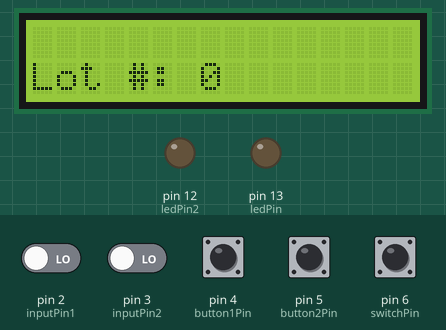
This sketch was run on a simulated Arduino Uno, built with avr-gcc and run on an emulated ATmega328P. Parts: 16×2 character LCD, output pins drawn as LEDs (lit = HIGH). The test bench sets the inputs (shaded band); at power-on: pin 6 (switchPin) HIGH, pin 2 (inputPin1), pin 3 (inputPin2), pin 4 (button1Pin), pin 5 (button2Pin) LOW. What the sketch prints to the serial monitor is not drawn.

Above: at 3.2 s.
3.3 s: pin 4 (button1Pin) pulled HIGH for 0.15 s
At 4.6 s:
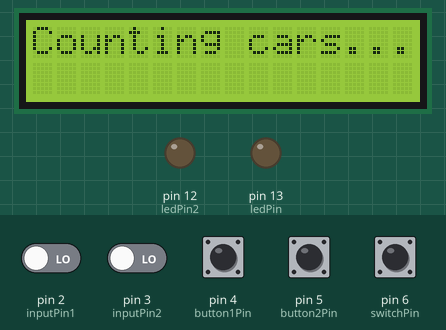
6.4 s: pin 2 (inputPin1) driven HIGH
At 7.4 s:
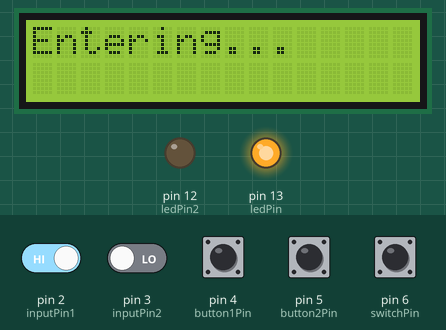
9.4 s: pin 6 (switchPin) pulled LOW for 0.15 s
At 10.3 s:
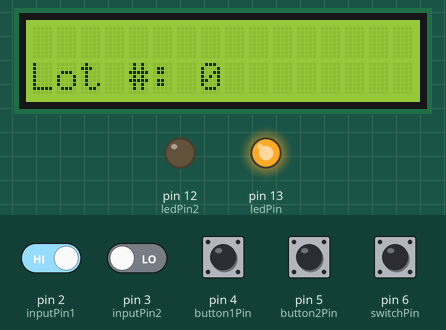
12.5 s: pin 5 (button2Pin) pulled HIGH for 0.15 s
At 13.3 s:
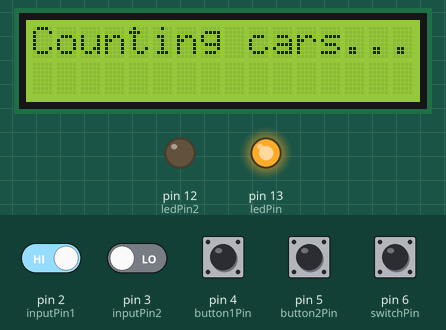
15.6 s: pin 6 (switchPin) pulled LOW for 1 s
At 17.1 s:
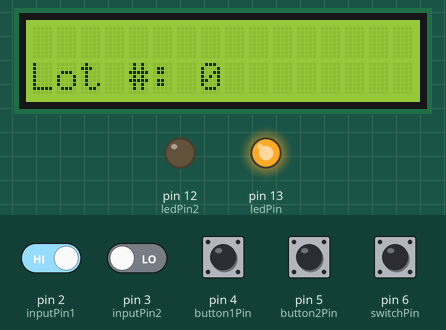
19.6 s: pin 4 (button1Pin) pulled HIGH for 1 s
At 20.1 s:
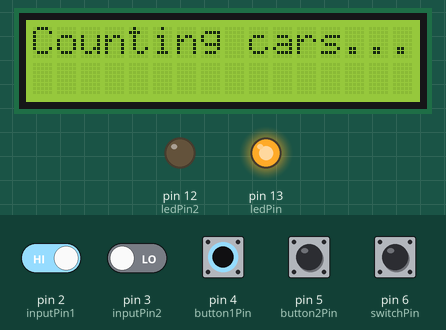
Timing chart, 0 to 22.6 s (numbered marks = the images above; inputs shaded):
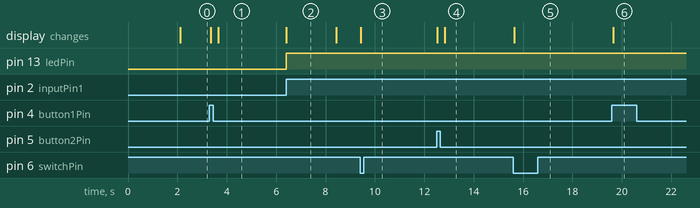

Measured:
- after the input at 3.3 s, the display: first changes after 0.05 s (image 1 shows a later state)
- after the input at 6.4 s, pin 13 (ledPin): LOW → HIGH at once; the display: changes at once (image 2)
- after the input at 9.4 s, the display: changes at once (image 3)
- after the input at 12.5 s, the display: first changes at once (image 4 shows a later state)
- after the input at 15.6 s, the display: changes after 0.05 s (image 5)
- after the input at 19.6 s, the display: changes after 0.05 s (image 6)
- what the display in image 2 shows lasts 2.0 s, from 6.4 s to 8.4 s

The sketch:

fullcounter.ino
```cpp
#include <Wire.h>
#include <LiquidCrystal_I2C.h>
// Set the LCD I2C address and pin config (may need to change 3 to 8 depending on I2C board model)
LiquidCrystal_I2C lcd(0x27, 2, 1, 0, 4, 5, 6, 7, 3, POSITIVE);

//Variables for setting lot number
const int button1Pin = 4;
const int button2Pin = 5;
const int switchPin = 6;
int btn1State = 0;
int btn2State = 0;
int prevBtn1 = 0;
int prevBtn2 = 0;
int switchState = 0;
int prevSwState = 0;
int lotNum = 0;
int tens = 0;
int ones = 0;
char lotNumBuf[16];
char serialBuf[10];

//Variables for sensors
int ledPin = 13;  // LEDs for debugging
int ledPin2 = 12;
int inputPin1 = 2;  // Sensor pins
int inputPin2 = 3;
int pirState = LOW; // Initial sensor states
int pirState2 = LOW;
int val = 0;
int val2 = 0;
int hit1 = 0, hit2 = 0;

unsigned long timeout;

/**
  Setup function which initializes the LCD
  and sets the modes for all necessary pins.
  @return void
*/
void setup()
{
  pinMode(ledPin, OUTPUT);
  pinMode(ledPin2, OUTPUT);
  pinMode(inputPin1, INPUT);
  pinMode(inputPin2, INPUT);
  Serial.begin(9600);
  lcd.begin(16, 2);
  lcd.clear();
  lcd.backlight();
  lcd.print("Car Counter v1.5");
  delay(2000);
}

/**
  Main loop function which either sets the lot number or reads
  from the sensors depending on the state of the switch.
  @return void
*/
void loop()
{
  prevSwState = switchState;
  switchState = digitalRead(switchPin);

  //Set the lot number if triggered by the switch or no lot number is set
  if (switchState == LOW || lotNum == 0) {
    setLotNum();
  } else {
    if (prevSwState == LOW) {
      //Since println doesn't support formatting, send formatted string to buffer and send it over the serial port.
      sprintf(serialBuf, "lot%d", lotNum);
      Serial.println(serialBuf);
    }
    readSensors();
    lcd.clear();
    lcd.print("Counting cars...");
  }
}

/**
  This function reads from the sensors and sends a signal to the serial port
  for each entry/exit. LEDs for each sensor are activated when motion is detected.
  @return void
*/
void readSensors() {
  lcd.clear();
  val = digitalRead(inputPin1);
  val2 = digitalRead(inputPin2);

  if (val == HIGH) {
    digitalWrite(ledPin, HIGH);
    if (pirState == LOW) {
      // Sensor tripped
      Serial.println("Entering...");
      lcd.print("Entering...");
      hit1 = 1;
      pirState = HIGH;
      timeout = millis() + 2000;
    }
  } else {
    digitalWrite(ledPin, LOW);
    if (pirState == HIGH) {
      // Reset state once motion stops
      pirState = LOW;
    }
  }

  if (val2 == HIGH) {
    digitalWrite(ledPin2, HIGH);
    if (pirState2 == LOW) {
      // Sensor tripped
      Serial.println("Exiting...");
      lcd.print("Exiting...");
      hit2 = 1;
      pirState2 = HIGH;
      timeout = millis() + 2000;
    }
  } else {
    digitalWrite(ledPin2, LOW);
    if (pirState2 == HIGH) {
      // Reset state once motion stops
      pirState2 = LOW;
    }
  }

  while (hit1 == 1 && hit2 == 0 && millis() < timeout) {
    val2 = digitalRead(inputPin2);
    //check sensor 2
    if (val2 == HIGH) {
      digitalWrite(ledPin2, HIGH);
      if (pirState2 == LOW) {
        // Other sensor has tripped
        Serial.println("Entered");
        lcd.print("Entered!");
        pirState2 = HIGH;
        hit1 = 0;
        hit2 = 0;
        delay(2000);
      }
    }
  }

  while (hit1 == 0 && hit2 == 1 && millis() < timeout) {
    val = digitalRead(inputPin1);
    //check sensor 1
    if (val == HIGH) {
      digitalWrite(ledPin, HIGH);
      if (pirState == LOW) {
        // Other sensor has tripped
        Serial.println("Exited");
        lcd.print("Exited!");
        pirState = HIGH;
        hit1 = 0;
        hit2 = 0;
        delay(2000);
      }
    }
  }
}
/**
  This function sets the parking lot number to be used in the database.
  It uses 2 buttons to set the lot number and a switch to set or "unset"
  the current lot.
  @return void
*/
void setLotNum() {
  if (prevSwState == HIGH) {
    tens = 0;
    ones = 0;
  }
  prevBtn1 = btn1State;
  prevBtn2 = btn2State;
  btn1State = digitalRead(button1Pin);
  btn2State = digitalRead(button2Pin);
  //Increment values based on which button is pressed.
  if (btn1State == HIGH && prevBtn1 == LOW) {
    if (tens == 13) {
      //Reset if value gets too high (max of 122 parking lots)
      tens = 0;
    } else {
      tens++;
    }
  }
  if (btn2State == HIGH && prevBtn2 == LOW) {
    if (ones == 9) {
      //Reset if value gets too high
      ones = 0;
    } else {
      ones++;
    }
  }
  lotNum = (10 * tens) + ones;
  if (switchState == HIGH) {
    //Warn if switch is high. Otherwise it reads from sensors as soon as lotNum > 0
    lcd.print("Flip switch 1st!");
  }
  sprintf(lotNumBuf, "Lot #: %d", lotNum);
  lcd.clear();
  lcd.setCursor(0, 1);
  lcd.print(lotNumBuf);
}
```
